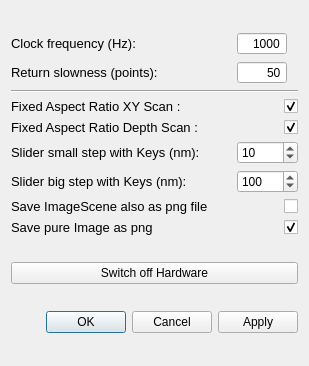
<?xml version="1.0" encoding="UTF-8"?>
<ui version="4.0">
 <class>SettingsDialog</class>
 <widget class="QDialog" name="SettingsDialog">
  <property name="geometry">
   <rect>
    <x>0</x>
    <y>0</y>
    <width>309</width>
    <height>366</height>
   </rect>
  </property>
  <property name="windowTitle">
   <string>qudi: Confocal - Settings</string>
  </property>
  <layout class="QGridLayout" name="gridLayout_2">
   <item row="3" column="1">
    <widget class="QDialogButtonBox" name="buttonBox">
     <property name="orientation">
      <enum>Qt::Horizontal</enum>
     </property>
     <property name="standardButtons">
      <set>QDialogButtonBox::Apply|QDialogButtonBox::Cancel|QDialogButtonBox::Ok</set>
     </property>
    </widget>
   </item>
   <item row="2" column="1">
    <widget class="QPushButton" name="hardware_switch">
     <property name="toolTip">
      <string>&lt;html&gt;&lt;head/&gt;&lt;body&gt;&lt;p&gt;&lt;span style=&quot; font-size:10pt;&quot;&gt;This kills everything working on the nidaq. So I made this also more resilient to errors and made it come out of its locked state.&lt;/span&gt;&lt;/p&gt;&lt;p&gt;&lt;span style=&quot; font-size:10pt;&quot;&gt;Even if if throws numerous errors when trying, you can use everything normally after the hardware reset (just restart the counter twice).&lt;/span&gt;&lt;/p&gt;&lt;p&gt;&lt;span style=&quot; font-size:10pt;&quot;&gt;This also means that you should not touch qudi while running diqo since this will try to put the hardware focus back on qudi and will throw even more errors.&lt;/span&gt;&lt;/p&gt;&lt;/body&gt;&lt;/html&gt;</string>
     </property>
     <property name="text">
      <string>Switch off Hardware</string>
     </property>
    </widget>
   </item>
   <item row="1" column="1">
    <layout class="QGridLayout" name="gridLayout">
     <item row="5" column="0">
      <widget class="QLabel" name="label_5">
       <property name="font">
        <font>
         <pointsize>10</pointsize>
        </font>
       </property>
       <property name="toolTip">
        <string>&lt;html&gt;&lt;head/&gt;&lt;body&gt;&lt;p&gt;Change the stepsize of a slider if you are using the keyboard to move the slider position. Here you can adjust the small steps for the crosshair move.&lt;br/&gt;The keyboard configuration is the following:&lt;br/&gt;ArrowLeft = Move -x&lt;br/&gt;ArrowRight = Move +x&lt;br/&gt;ArrowUp = Move +y&lt;br/&gt;ArrowDown = Move -y&lt;br/&gt;PageUp = Move +z&lt;br/&gt;PageDown = Move -z&lt;/p&gt;&lt;/body&gt;&lt;/html&gt;</string>
       </property>
       <property name="text">
        <string>Slider small step with Keys (nm):</string>
       </property>
      </widget>
     </item>
     <item row="4" column="0">
      <widget class="QLabel" name="label_4">
       <property name="font">
        <font>
         <pointsize>10</pointsize>
        </font>
       </property>
       <property name="toolTip">
        <string>&lt;html&gt;&lt;head/&gt;&lt;body&gt;&lt;p&gt;The aspect ratio will be fixed to 1:1 if checked. If not the scan will be stretched to the available area in the Z scan. &lt;/p&gt;&lt;/body&gt;&lt;/html&gt;</string>
       </property>
       <property name="text">
        <string>Fixed Aspect Ratio Depth Scan :</string>
       </property>
      </widget>
     </item>
     <item row="3" column="2">
      <widget class="QCheckBox" name="fixed_aspect_xy_checkBox">
       <property name="enabled">
        <bool>true</bool>
       </property>
       <property name="sizePolicy">
        <sizepolicy hsizetype="Expanding" vsizetype="Fixed">
         <horstretch>0</horstretch>
         <verstretch>0</verstretch>
        </sizepolicy>
       </property>
       <property name="maximumSize">
        <size>
         <width>50</width>
         <height>16777215</height>
        </size>
       </property>
       <property name="toolTip">
        <string>&lt;html&gt;&lt;head/&gt;&lt;body&gt;&lt;p&gt;&lt;span style=&quot; font-size:10pt;&quot;&gt;The aspect ratio will be fixed to 1:1 if checked. If not the scan will be stretched to the available area in the XY scan. &lt;/span&gt;&lt;/p&gt;&lt;/body&gt;&lt;/html&gt;</string>
       </property>
       <property name="accessibleDescription">
        <string/>
       </property>
       <property name="layoutDirection">
        <enum>Qt::RightToLeft</enum>
       </property>
       <property name="autoFillBackground">
        <bool>false</bool>
       </property>
       <property name="text">
        <string notr="true"/>
       </property>
       <property name="checked">
        <bool>true</bool>
       </property>
      </widget>
     </item>
     <item row="1" column="0">
      <widget class="QLabel" name="label_2">
       <property name="font">
        <font>
         <pointsize>10</pointsize>
        </font>
       </property>
       <property name="toolTip">
        <string>&lt;html&gt;&lt;head/&gt;&lt;body&gt;&lt;p&gt;That is basically the 'scan' resolution when the scanner moves backwards to prepare to scan again a line.&lt;/p&gt;&lt;p&gt;How many points are scanned in one line is depending on the resolution. Since the scanner is permanently counting during the scan, only the clock frequency determined the speed, how fast a line is scanned by a given resolution. If the scanner has to move back, it uses the same scan line method but just in the reverse. How many points are approached in the backwards movement depends on the 'return slowness'. If you scan with 100 point resolution and set return slowness to 25, than the return movement will be 4 times faster.&lt;/p&gt;&lt;p&gt;BE CAREFULL NOT TO USE A SMALL NUMBER, SINCE THE SCANNER MIGHT CRASH AGAINST THE BOARDER BECAUSE IT IS MOVING BACK TOO FAST!&lt;/p&gt;&lt;/body&gt;&lt;/html&gt;</string>
       </property>
       <property name="text">
        <string>Return slowness (points):</string>
       </property>
      </widget>
     </item>
     <item row="0" column="2">
      <widget class="QSpinBox" name="clock_frequency_InputWidget">
       <property name="sizePolicy">
        <sizepolicy hsizetype="Expanding" vsizetype="Fixed">
         <horstretch>0</horstretch>
         <verstretch>0</verstretch>
        </sizepolicy>
       </property>
       <property name="maximumSize">
        <size>
         <width>50</width>
         <height>16777215</height>
        </size>
       </property>
       <property name="mouseTracking">
        <bool>true</bool>
       </property>
       <property name="acceptDrops">
        <bool>true</bool>
       </property>
       <property name="toolTip">
        <string>&lt;html&gt;&lt;head/&gt;&lt;body&gt;&lt;p&gt;That is the inverse time how long the scanner stays at the desired position during the scan and counts.&lt;/p&gt;&lt;/body&gt;&lt;/html&gt;</string>
       </property>
       <property name="wrapping">
        <bool>false</bool>
       </property>
       <property name="alignment">
        <set>Qt::AlignRight|Qt::AlignTrailing|Qt::AlignVCenter</set>
       </property>
       <property name="buttonSymbols">
        <enum>QAbstractSpinBox::NoButtons</enum>
       </property>
       <property name="accelerated">
        <bool>true</bool>
       </property>
       <property name="maximum">
        <number>1000000</number>
       </property>
       <property name="value">
        <number>1000</number>
       </property>
      </widget>
     </item>
     <item row="3" column="0">
      <widget class="QLabel" name="label_3">
       <property name="font">
        <font>
         <pointsize>10</pointsize>
        </font>
       </property>
       <property name="toolTip">
        <string>&lt;html&gt;&lt;head/&gt;&lt;body&gt;&lt;p&gt;The aspect ratio will be fixed to 1:1 if checked. If not the scan will be stretched to the available area in the XY scan. &lt;/p&gt;&lt;/body&gt;&lt;/html&gt;</string>
       </property>
       <property name="text">
        <string>Fixed Aspect Ratio XY Scan :</string>
       </property>
      </widget>
     </item>
     <item row="4" column="2">
      <widget class="QCheckBox" name="fixed_aspect_depth_checkBox">
       <property name="sizePolicy">
        <sizepolicy hsizetype="Expanding" vsizetype="Fixed">
         <horstretch>0</horstretch>
         <verstretch>0</verstretch>
        </sizepolicy>
       </property>
       <property name="maximumSize">
        <size>
         <width>50</width>
         <height>16777215</height>
        </size>
       </property>
       <property name="toolTip">
        <string>&lt;html&gt;&lt;head/&gt;&lt;body&gt;&lt;p&gt;&lt;span style=&quot; font-size:10pt;&quot;&gt;The aspect ratio will be fixed to 1:1 if checked. If not the scan will be stretched to the available area in the Z scan. &lt;/span&gt;&lt;/p&gt;&lt;/body&gt;&lt;/html&gt;</string>
       </property>
       <property name="layoutDirection">
        <enum>Qt::RightToLeft</enum>
       </property>
       <property name="text">
        <string/>
       </property>
       <property name="checked">
        <bool>true</bool>
       </property>
      </widget>
     </item>
     <item row="0" column="0">
      <widget class="QLabel" name="label">
       <property name="font">
        <font>
         <pointsize>10</pointsize>
        </font>
       </property>
       <property name="toolTip">
        <string>&lt;html&gt;&lt;head/&gt;&lt;body&gt;&lt;p&gt;That is the inverse time how long the scanner stays at the desired position during the scan and counts.&lt;/p&gt;&lt;/body&gt;&lt;/html&gt;</string>
       </property>
       <property name="text">
        <string>Clock frequency (Hz):</string>
       </property>
      </widget>
     </item>
     <item row="1" column="2">
      <widget class="QSpinBox" name="return_slowness_InputWidget">
       <property name="sizePolicy">
        <sizepolicy hsizetype="Expanding" vsizetype="Fixed">
         <horstretch>0</horstretch>
         <verstretch>0</verstretch>
        </sizepolicy>
       </property>
       <property name="maximumSize">
        <size>
         <width>50</width>
         <height>16777215</height>
        </size>
       </property>
       <property name="mouseTracking">
        <bool>true</bool>
       </property>
       <property name="acceptDrops">
        <bool>true</bool>
       </property>
       <property name="toolTip">
        <string>&lt;html&gt;&lt;head/&gt;&lt;body&gt;&lt;p&gt;That is basically the 'scan' resolution when the scanner moves backwards to prepare to scan again a line.&lt;/p&gt;&lt;/body&gt;&lt;/html&gt;</string>
       </property>
       <property name="alignment">
        <set>Qt::AlignRight|Qt::AlignTrailing|Qt::AlignVCenter</set>
       </property>
       <property name="buttonSymbols">
        <enum>QAbstractSpinBox::NoButtons</enum>
       </property>
       <property name="accelerated">
        <bool>true</bool>
       </property>
       <property name="maximum">
        <number>1000</number>
       </property>
       <property name="value">
        <number>50</number>
       </property>
      </widget>
     </item>
     <item row="7" column="0">
      <widget class="QLabel" name="label_9">
       <property name="font">
        <font>
         <pointsize>10</pointsize>
        </font>
       </property>
       <property name="toolTip">
        <string>&lt;html&gt;&lt;head/&gt;&lt;body&gt;&lt;p&gt;If you use the image_save method in the menu bar of confocal, together with the svg file also a png file will be created, which contains the axis and everything, which can be seen in the displayed scan image (except the cursor). This file will be a separate file and will not replace the pure image file (see below).&lt;/p&gt;&lt;/body&gt;&lt;/html&gt;</string>
       </property>
       <property name="text">
        <string>Save ImageScene also as png file</string>
       </property>
      </widget>
     </item>
     <item row="7" column="2">
      <widget class="QCheckBox" name="savePNG_checkBox">
       <property name="sizePolicy">
        <sizepolicy hsizetype="Expanding" vsizetype="Fixed">
         <horstretch>0</horstretch>
         <verstretch>0</verstretch>
        </sizepolicy>
       </property>
       <property name="maximumSize">
        <size>
         <width>50</width>
         <height>16777215</height>
        </size>
       </property>
       <property name="toolTip">
        <string>&lt;html&gt;&lt;head/&gt;&lt;body&gt;&lt;p&gt;&lt;span style=&quot; font-size:10pt;&quot;&gt;If you use the image_save method in the menu bar of confocal, together with the svg file also a png file will be created, which contains the axis and everything, which can be seen in the displayed scan image (except the cursor). This file will be a separate file and will not replace the pure image file (see below).&lt;/span&gt;&lt;/p&gt;&lt;/body&gt;&lt;/html&gt;</string>
       </property>
       <property name="layoutDirection">
        <enum>Qt::RightToLeft</enum>
       </property>
       <property name="text">
        <string/>
       </property>
      </widget>
     </item>
     <item row="8" column="2">
      <widget class="QCheckBox" name="save_purePNG_checkBox">
       <property name="sizePolicy">
        <sizepolicy hsizetype="Expanding" vsizetype="Fixed">
         <horstretch>0</horstretch>
         <verstretch>0</verstretch>
        </sizepolicy>
       </property>
       <property name="maximumSize">
        <size>
         <width>50</width>
         <height>16777215</height>
        </size>
       </property>
       <property name="toolTip">
        <string>&lt;html&gt;&lt;head/&gt;&lt;body&gt;&lt;p&gt;&lt;span style=&quot; font-size:10pt;&quot;&gt;If you use the image_save method in the menu bar of confocal, together with the svg file also a pure image file (without axis and everything, just the datapoints) are saved in a png image.&lt;/span&gt;&lt;/p&gt;&lt;/body&gt;&lt;/html&gt;</string>
       </property>
       <property name="layoutDirection">
        <enum>Qt::RightToLeft</enum>
       </property>
       <property name="text">
        <string/>
       </property>
       <property name="checked">
        <bool>true</bool>
       </property>
      </widget>
     </item>
     <item row="8" column="0">
      <widget class="QLabel" name="label_10">
       <property name="font">
        <font>
         <pointsize>10</pointsize>
        </font>
       </property>
       <property name="toolTip">
        <string>&lt;html&gt;&lt;head/&gt;&lt;body&gt;&lt;p&gt;If you use the image_save method in the menu bar of confocal, together with the svg file also a pure image file (without axis and everything, just the datapoints) are saved in a png image.&lt;/p&gt;&lt;/body&gt;&lt;/html&gt;</string>
       </property>
       <property name="text">
        <string>Save pure Image as png</string>
       </property>
      </widget>
     </item>
     <item row="2" column="0" colspan="3">
      <widget class="Line" name="line">
       <property name="orientation">
        <enum>Qt::Horizontal</enum>
       </property>
      </widget>
     </item>
     <item row="5" column="2">
      <widget class="QSpinBox" name="slider_small_step_SpinBox">
       <property name="toolTip">
        <string>&lt;html&gt;&lt;head/&gt;&lt;body&gt;&lt;p&gt;&lt;span style=&quot; font-size:10pt;&quot;&gt;Change the stepsize of a slider if you are using the keyboard to move the slider position. Here you can adjust the small steps for the crosshair move.&lt;/span&gt;&lt;/p&gt;&lt;/body&gt;&lt;/html&gt;</string>
       </property>
       <property name="maximum">
        <number>10000</number>
       </property>
       <property name="singleStep">
        <number>10</number>
       </property>
       <property name="value">
        <number>10</number>
       </property>
      </widget>
     </item>
     <item row="6" column="0">
      <widget class="QLabel" name="label_6">
       <property name="font">
        <font>
         <pointsize>10</pointsize>
        </font>
       </property>
       <property name="toolTip">
        <string>&lt;html&gt;&lt;head/&gt;&lt;body&gt;&lt;p&gt;Change the stepsize of a slider if you are using the keyboard to move the slider position. Here you can adjust the big steps for the crosshair move.&lt;br/&gt;The keyboard configuration is the following:&lt;br/&gt;Ctrl + ArrowLeft = Move -x&lt;br/&gt;Ctrl + ArrowRight = Move +x&lt;br/&gt;Ctrl + ArrowUp = Move +y&lt;br/&gt;Ctrl + ArrowDown = Move -y&lt;br/&gt;Ctrl + PageUp = Move +z&lt;br/&gt;Ctrl + PageDown = Move -z&lt;/p&gt;&lt;/body&gt;&lt;/html&gt;</string>
       </property>
       <property name="text">
        <string>Slider big step with Keys (nm):</string>
       </property>
      </widget>
     </item>
     <item row="6" column="2">
      <widget class="QSpinBox" name="slider_big_step_SpinBox">
       <property name="toolTip">
        <string>&lt;html&gt;&lt;head/&gt;&lt;body&gt;&lt;p&gt;&lt;span style=&quot; font-size:10pt;&quot;&gt;Change the stepsize of a slider if you are using the keyboard to move the slider position. Here you can adjust the big steps for the crosshair move.&lt;/span&gt;&lt;/p&gt;&lt;/body&gt;&lt;/html&gt;</string>
       </property>
       <property name="maximum">
        <number>10000</number>
       </property>
       <property name="singleStep">
        <number>10</number>
       </property>
       <property name="value">
        <number>100</number>
       </property>
      </widget>
     </item>
    </layout>
   </item>
  </layout>
 </widget>
 <tabstops>
  <tabstop>clock_frequency_InputWidget</tabstop>
  <tabstop>return_slowness_InputWidget</tabstop>
  <tabstop>fixed_aspect_xy_checkBox</tabstop>
  <tabstop>fixed_aspect_depth_checkBox</tabstop>
  <tabstop>savePNG_checkBox</tabstop>
  <tabstop>save_purePNG_checkBox</tabstop>
  <tabstop>hardware_switch</tabstop>
  <tabstop>buttonBox</tabstop>
 </tabstops>
 <resources/>
 <connections>
  <connection>
   <sender>buttonBox</sender>
   <signal>accepted()</signal>
   <receiver>SettingsDialog</receiver>
   <slot>accept()</slot>
   <hints>
    <hint type="sourcelabel">
     <x>248</x>
     <y>254</y>
    </hint>
    <hint type="destinationlabel">
     <x>157</x>
     <y>274</y>
    </hint>
   </hints>
  </connection>
  <connection>
   <sender>buttonBox</sender>
   <signal>rejected()</signal>
   <receiver>SettingsDialog</receiver>
   <slot>reject()</slot>
   <hints>
    <hint type="sourcelabel">
     <x>316</x>
     <y>260</y>
    </hint>
    <hint type="destinationlabel">
     <x>286</x>
     <y>274</y>
    </hint>
   </hints>
  </connection>
 </connections>
</ui>
